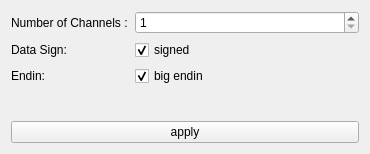
<?xml version="1.0" encoding="UTF-8"?>
<ui version="4.0">
 <class>Form</class>
 <widget class="QWidget" name="Form">
  <property name="geometry">
   <rect>
    <x>0</x>
    <y>0</y>
    <width>370</width>
    <height>154</height>
   </rect>
  </property>
  <property name="windowTitle">
   <string>Form</string>
  </property>
  <layout class="QVBoxLayout" name="verticalLayout">
   <item>
    <widget class="QWidget" name="widget" native="true">
     <layout class="QFormLayout" name="formLayout">
      <property name="horizontalSpacing">
       <number>7</number>
      </property>
      <property name="leftMargin">
       <number>0</number>
      </property>
      <property name="topMargin">
       <number>0</number>
      </property>
      <property name="rightMargin">
       <number>0</number>
      </property>
      <property name="bottomMargin">
       <number>0</number>
      </property>
      <item row="1" column="0">
       <widget class="QLabel" name="label">
        <property name="text">
         <string>Number of Channels :</string>
        </property>
       </widget>
      </item>
      <item row="3" column="0">
       <widget class="QLabel" name="label_2">
        <property name="text">
         <string>Data Sign:</string>
        </property>
       </widget>
      </item>
      <item row="3" column="1">
       <widget class="QCheckBox" name="signCheckBox">
        <property name="text">
         <string>signed</string>
        </property>
        <property name="checked">
         <bool>true</bool>
        </property>
       </widget>
      </item>
      <item row="5" column="0">
       <widget class="QLabel" name="label_3">
        <property name="text">
         <string>Endin:</string>
        </property>
       </widget>
      </item>
      <item row="5" column="1">
       <widget class="QCheckBox" name="bigEndinCheckBox">
        <property name="text">
         <string>big endin</string>
        </property>
        <property name="checked">
         <bool>true</bool>
        </property>
       </widget>
      </item>
      <item row="1" column="1">
       <widget class="QSpinBox" name="channelNumberSpinBox">
        <property name="minimum">
         <number>1</number>
        </property>
        <property name="maximum">
         <number>10000</number>
        </property>
       </widget>
      </item>
     </layout>
    </widget>
   </item>
   <item>
    <widget class="QPushButton" name="applyBtn">
     <property name="text">
      <string>apply</string>
     </property>
    </widget>
   </item>
  </layout>
 </widget>
 <resources/>
 <connections/>
</ui>
